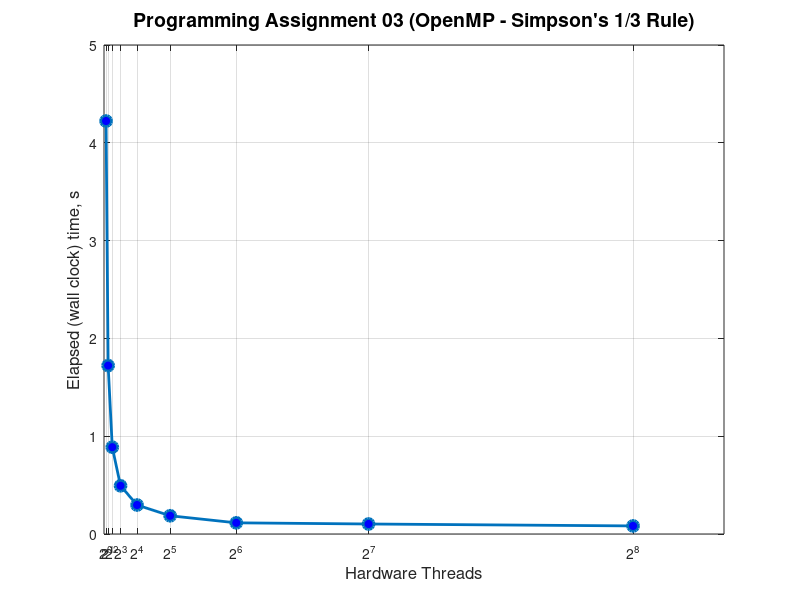

Source code (MATLAB): (Note: this script raises an error after producing the figure.)
close all
clc

threads = [1, 2, 4, 8, 16, 32, 64, 128, 256];
times = [4.222591, 1.722158, 0.887656, 0.493156, 0.296353, 0.186523, 0.114281, 0.102343, 0.082594];

% Calculate Speedup for analysis
serial_time = times(1);
speedup = serial_time ./ times;

% Create Figure for Runtime
figure('Name', 'Runtime Analysis');
plot(threads, times, 'o-', 'LineWidth', 2, 'MarkerFaceColor', 'b', 'MarkerSize', 8);

% Set X-axis to display in 2^n format
set(gca, 'XTick', threads);
set(gca, 'XTickLabel', arrayfun(@(x) sprintf('2^{%d}', round(log2(x))), threads, 'UniformOutput', false));

% Labels and Title
xlabel('Hardware Threads', 'FontSize', 12);
ylabel('Elapsed (wall clock) time, s', 'FontSize', 12);
title('Programming Assignment 03 (OpenMP - Simpson''s 1/3 Rule)', 'FontSize', 14);

% Aesthetics
set(gcf, 'Color', 'white');
grid on;
ax = gca;
ax.YMinorGrid = 'on';
ax.XMinorGrid = 'on';

% Highlight the optimal point (16 threads)
[min_time, min_idx] = min(times);
hold on;
plot(threads(min_idx), min_time, 'ro', 'MarkerSize', 10, 'LineWidth', 2);
text(threads(min_idx), min_time, sprintf(' Optimal: %.4fs (16 Threads)', min_time), ...
    'VerticalAlignment', 'bottom', 'FontWeight', 'bold');

% (Optional) Create Figure for Speedup
figure('Name', 'Speedup Analysis');
plot(threads, speedup, 's-', 'LineWidth', 2, 'Color', [0.8500 0.3250 0.0980]);
hold on;
plot(threads, threads, '--k'); % Ideal speedup line

set(gca, 'XTick', threads);
set(gca, 'XTickLabel', arrayfun(@(x) sprintf('2^{%d}', round(log2(x))), threads, 'UniformOutput', false));

xlabel('Hardware Threads');
ylabel('Speedup Factor');
title('Speedup Analysis (Relative to 1 Thread)');
legend('Measured Speedup', 'Ideal Speedup', 'Location', 'northwest');
grid on;
set(gcf, 'Color', 'white');

figure(1);
